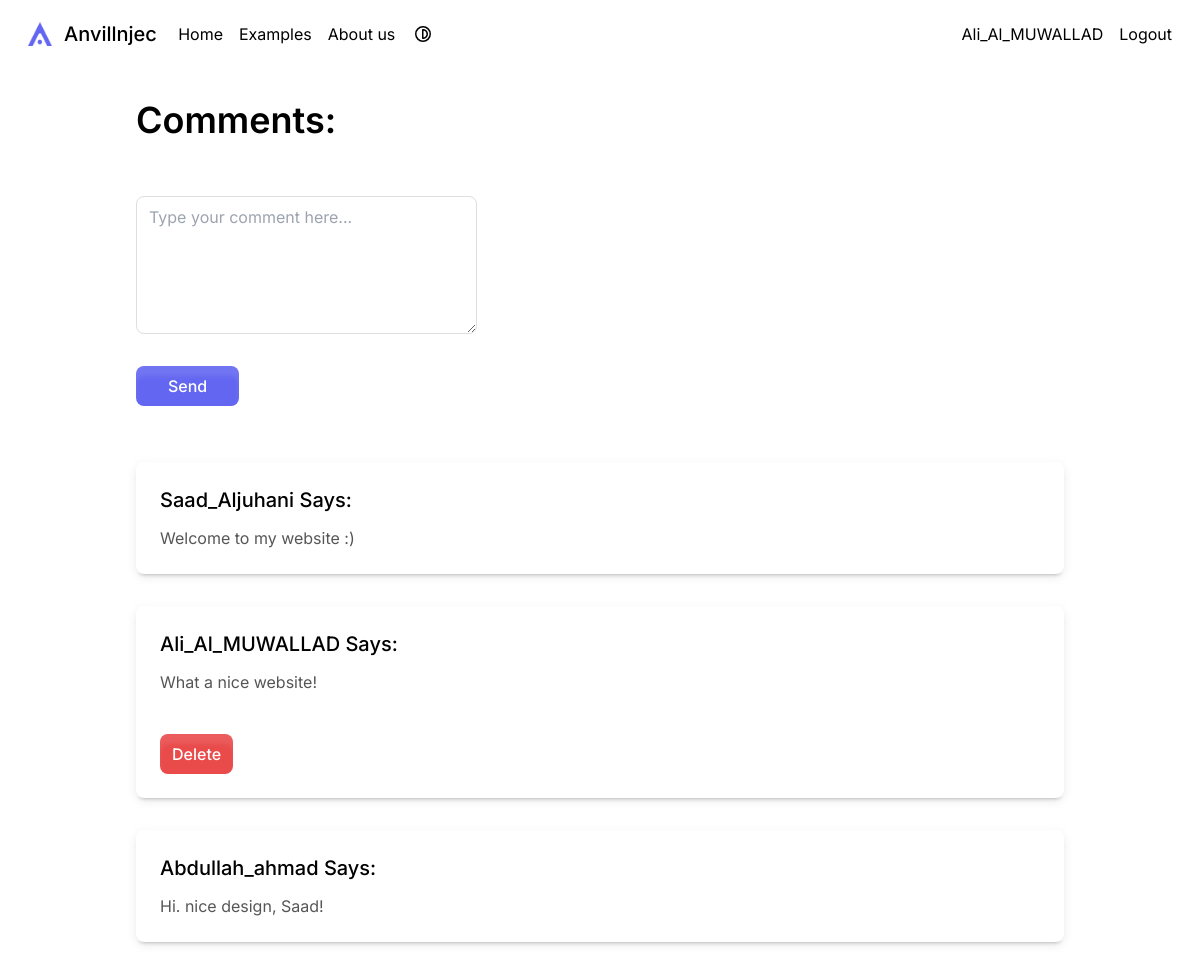
The app's page /comments.php (signed in) with its own data.
### tables this page shows
CREATE TABLE `comments` (
  `id` int NOT NULL,
  `content` text NOT NULL,
  `user_id` int NOT NULL,
  `created_at` date NOT NULL
);

CREATE TABLE `users` (
  `id` int NOT NULL,
  `username` text NOT NULL,
  `password` text NOT NULL,
  `bio` varchar(128) DEFAULT NULL,
  `role` varchar(128) NOT NULL DEFAULT 'user'
);

### comments.php (the view, shortened to what this page needs)
<?php
    require_once __DIR__ . '/templates/header.php';
    $stmt = $mysqli -> query("SELECT *, u.id AS commenter_id FROM `comments` c INNER JOIN `users` u ON u.id = user_id;");
    $result = $stmt -> fetch_all(MYSQLI_ASSOC);
?>
    <section class="container py-8">
        <h1 class="text-3xl font-semibold md:text-4xl">Comments:</h1>
        <?php if(isset($_SESSION['user'])){ ?>
            <form action="<?= $_SERVER['PHP_SELF'] ?>" method="POST" class="mt-14 grid *:me-auto">
                <textarea name="comment_content" id="comment-content" class="form-input" cols="30" rows="5" placeholder="Type your comment here..."></textarea>
                <button name="send_comment" class="mt-8 bg-primary-500 shadow-[0px_10px_5px_0px_rgba(255,255,255,0.10)_inset] dark:shadow-[0px_4px_6px_-5px_#6366F1,0px_8px_6px_-2px_rgba(99,102,241,0.20),0px_10px_5px_0px_rgba(255,255,255,0.10)_inset] text-white-50 hover:bg-primary-400 px-8">
                    Send
                </button>
            </form>
        <?php } ?>
        <?php if($stmt -> num_rows){ ?>
            <div class="mt-14 grid gap-8">
                <?php foreach($result as $comment){ ?>
                    <div class="card w-full">
                        <div class="card-content">
                            <h2 class="card-title"><?= $comment['username'] . ' Says:' ?></h2>
                            <p class="text-dimmed mt-3"><?= $comment['content'] ?></p>
                            <?php if(isset($_SESSION['user']) && $comment['user_id'] == $_SESSION['user']['id']){ ?>
                                <form action="<?= $_SERVER['PHP_SELF'] ?>" method="POST">
                                    <button type="submit" name="delete_comment" onclick="return confirm('Are you sure?')" class="bg-error-500 mt-10 text-white-50 hover:bg-error-400 shadow-[0px_10px_5px_0px_rgba(255,255,255,0.10)_inset] dark:shadow-[0px_4px_6px_-5px_#e94a4a,0px_8px_6px_-2px_rgba(233,74,74,0.20),0px_10px_5px_0px_rgba(255,255,255,0.10)_inset]">
                                        Delete
                                    </button>
                                </form>
                            <?php } ?>
                        </div>
                    </div>
                <?php } ?>
            </div>
        <?php } ?>
        </section>
<?php
    require_once __DIR__ . '/templates/footer.php';
?>

### records on screen
comments: user.username "Saad_Aljuhani", content "Welcome to my website :)"
comments: user.username "Ali_Al_MUWALLAD", content "What a nice website!"
comments: user.username "Abdullah_ahmad", content "Hi. nice design, Saad!"

### other values on screen
$config['app_name'] "Anvillnjec"
$_SESSION['user']['username'] "Ali_Al_MUWALLAD"
